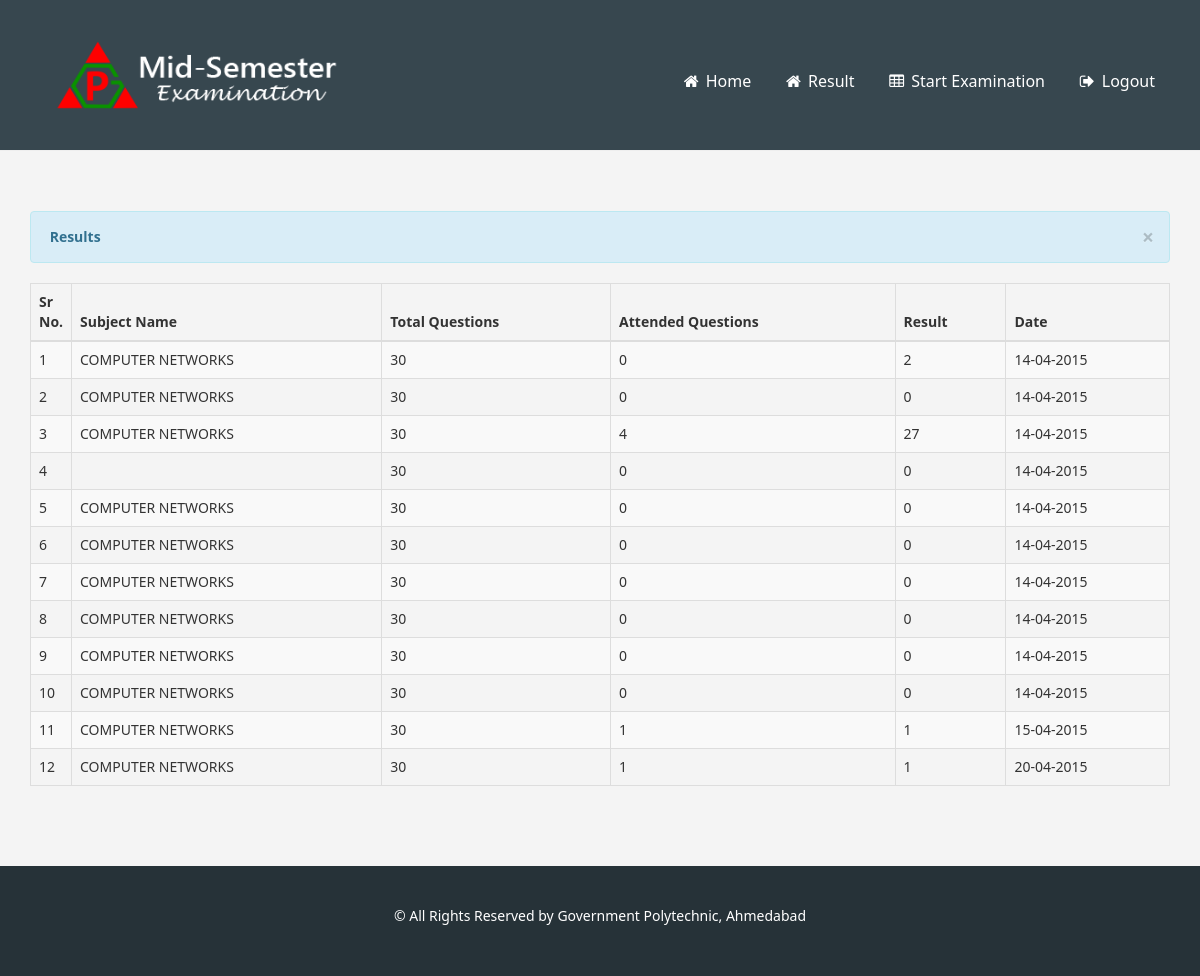
The app's page /Online-Mid-Semester-Examination/result.php (signed in) with its own data.
### tables this page shows
CREATE TABLE IF NOT EXISTS `result_gpa` (
  `id` int(11) NOT NULL AUTO_INCREMENT,
  `user_id` int(12) NOT NULL,
  `branch` varchar(40) NOT NULL,
  `sem` int(2) NOT NULL,
  `subject` varchar(40) NOT NULL,
  `attend_que` int(2) NOT NULL,
  `obtained_marks` int(2) NOT NULL,
  `exam_date` datetime NOT NULL,
  PRIMARY KEY (`id`)
);

### Online-Mid-Semester-Examination/dbsettings.php (called while the page is built, shortened)
<?php
$dbname="oes_gpa";
?>

### Online-Mid-Semester-Examination/oesdb.php (called while the page is built, shortened)
<?php
include_once 'dbsettings.php';
$conn=false;
function executeQuery($query)
{
    global $conn,$dbserver,$dbname,$dbpassword,$dbusername;
    if (!($conn = @mysql_connect ($dbserver,$dbusername,$dbpassword)))
         $message="Cannot connect to server";
    $result=mysql_query($query,$conn);
    if(!$result)
        $message="Error while executing query.<br/>Mysql Error: ".mysql_error();
    else
        return $result;
}
?>

### Online-Mid-Semester-Examination/result.php (the view, shortened to what this page needs)
<!DOCTYPE html>
<html>
<?php
include ('include/head.php');
include ('oesdb.php');
$res = executeQuery("select * from result_gpa where user_id=".$_SESSION['user_id']);
?>
<body>
    <?php include ('include/header.php'); ?>
    <div class="container result-container">
        <div class="container">
        <div class="row-fluid">
            <div class="span9">
                <div class="hero-unit-3">
                    <div class="row-fluid">
                        <div class="span12">
                            <div class="hero-unit-3">
                                <table cellpadding="0" cellspacing="0" border="0" class="table table-striped table-bordered" id="example">
                                    <div class="alert alert-info">
                                        <button type="button" class="close" data-dismiss="alert">&times;</button>
                                        <strong><i class="icon-user icon-large"></i>&nbsp;Results</strong>
                                    </div>
                                    <thead>
                                        <tr>
                                            <th>Sr No.</th>
                                            <th>Subject Name</th>
                                            <th>Total Questions</th>
                                            <th>Attended Questions</th>
                                            <th>Result</th>
                                            <th>Date</th>
                                        </tr>
                                    </thead>
                                    <tbody>
                                        <?php
                                            $count = 1;
                                            while ($row = mysql_fetch_array($res)) {
                                        ?>
                                        <tr class="odd gradeX">
                                            <td width="40"><?php echo $count; ?></td>
                                            <td><?php echo $row['subject']; ?></td>
                                            <td>30</td>
                                            <td><?php echo $row['obtained_marks']; ?></td>
                                            <td><?php echo $row['attend_que']; ?></td>
                                            <td><?php echo date('d-m-Y',strtotime($row['exam_date'])); ?></td>
                                        </tr>
                                    <?php $count++; } ?>
                                    </tbody>
                                </table>
                            </div>
                        </div>
                    </div>
                </div>
            </div>
        </div>
    </div>
    </div>
</body>
    <?php include ('include/footer.php'); ?>
<html>

### Online-Mid-Semester-Examination/css/main.css (style rules this page uses)
body { font-family: "Segoe UI",'Roboto', sans-serif; -webkit-font-smoothing: antialiased; font-size: 14px; font-weight: 500; line-height: 1.42857143; background-color: #f4f4f4; -webkit-tap-highlight-color: rgba(0, 0, 0, 0); -webkit-touch-callout: none; -webkit-text-size-adjust: 100%; -webkit-font-smoothing: antialiased; text-rendering: optimizeLegibility; }
.result-container { padding: 60px 0; }

### records on screen
result_gpa: subject "COMPUTER NETWORKS", obtained_marks "0", attend_que "2", exam_date "14-04-2015"
result_gpa: subject "COMPUTER NETWORKS", obtained_marks "0", attend_que "0", exam_date "14-04-2015"
result_gpa: subject "COMPUTER NETWORKS", obtained_marks "4", attend_que "27", exam_date "14-04-2015"
result_gpa: obtained_marks "0", attend_que "0", exam_date "14-04-2015"
result_gpa: subject "COMPUTER NETWORKS", obtained_marks "0", attend_que "0", exam_date "14-04-2015"
result_gpa: subject "COMPUTER NETWORKS", obtained_marks "0", attend_que "0", exam_date "14-04-2015"
result_gpa: subject "COMPUTER NETWORKS", obtained_marks "0", attend_que "0", exam_date "14-04-2015"
result_gpa: subject "COMPUTER NETWORKS", obtained_marks "0", attend_que "0", exam_date "14-04-2015"
result_gpa: subject "COMPUTER NETWORKS", obtained_marks "0", attend_que "0", exam_date "14-04-2015"
result_gpa: subject "COMPUTER NETWORKS", obtained_marks "0", attend_que "0", exam_date "14-04-2015"
result_gpa: subject "COMPUTER NETWORKS", obtained_marks "1", attend_que "1", exam_date "15-04-2015"
result_gpa: subject "COMPUTER NETWORKS", obtained_marks "1", attend_que "1", exam_date "20-04-2015"
